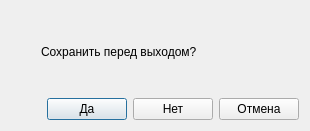
<?xml version="1.0" encoding="UTF-8"?>
<ui version="4.0">
 <class>CloseDialog</class>
 <widget class="QDialog" name="CloseDialog">
  <property name="geometry">
   <rect>
    <x>0</x>
    <y>0</y>
    <width>310</width>
    <height>131</height>
   </rect>
  </property>
  <property name="windowTitle">
   <string>CloseDialog</string>
  </property>
  <layout class="QGridLayout" name="gridLayout">
   <item row="0" column="0">
    <spacer name="horizontalSpacer_2">
     <property name="orientation">
      <enum>Qt::Horizontal</enum>
     </property>
     <property name="sizeHint" stdset="0">
      <size>
       <width>40</width>
       <height>20</height>
      </size>
     </property>
    </spacer>
   </item>
   <item row="0" column="1" colspan="3">
    <widget class="QLabel" name="label">
     <property name="text">
      <string>Сохранить перед выходом?</string>
     </property>
    </widget>
   </item>
   <item row="0" column="4">
    <spacer name="horizontalSpacer_3">
     <property name="orientation">
      <enum>Qt::Horizontal</enum>
     </property>
     <property name="sizeHint" stdset="0">
      <size>
       <width>72</width>
       <height>20</height>
      </size>
     </property>
    </spacer>
   </item>
   <item row="1" column="0" colspan="2">
    <spacer name="horizontalSpacer">
     <property name="orientation">
      <enum>Qt::Horizontal</enum>
     </property>
     <property name="sizeHint" stdset="0">
      <size>
       <width>46</width>
       <height>20</height>
      </size>
     </property>
    </spacer>
   </item>
   <item row="1" column="2">
    <widget class="QPushButton" name="yesButton">
     <property name="text">
      <string>Да</string>
     </property>
    </widget>
   </item>
   <item row="1" column="3">
    <widget class="QPushButton" name="noButton">
     <property name="text">
      <string>Нет</string>
     </property>
    </widget>
   </item>
   <item row="1" column="4">
    <widget class="QPushButton" name="cancelButton">
     <property name="text">
      <string>Отмена</string>
     </property>
    </widget>
   </item>
  </layout>
 </widget>
 <layoutdefault spacing="6" margin="11"/>
 <resources/>
 <connections/>
</ui>
